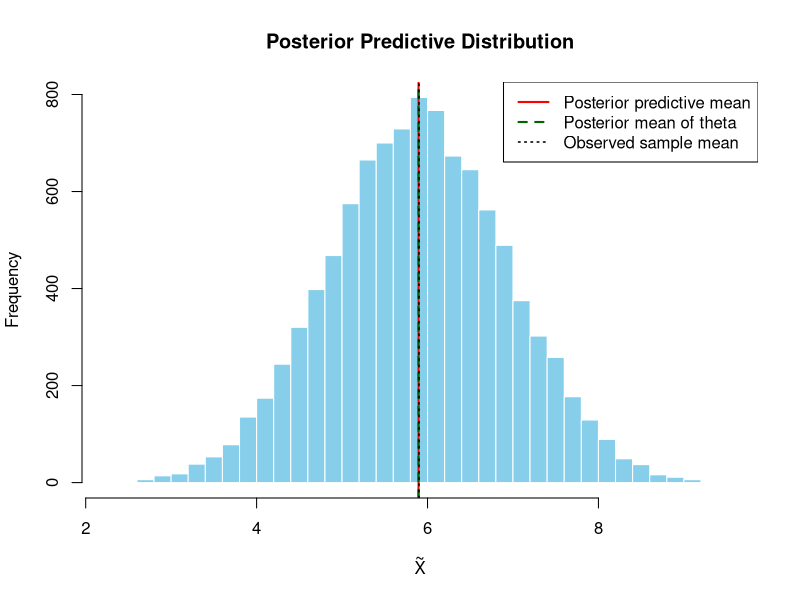

Generate this figure with R:
set.seed(123)

# Observed data
x <- c(5,6,7,5,6,6,7,5,6,6)
n <- length(x)
x_bar <- mean(x)
sigma2 <- 1
sigma <- sqrt(sigma2)

# Hyperpriors
mu0 <- 0
sigma_mu <- 100
scale_tau <- 5  # Half-Cauchy scale

# Number of Monte Carlo samples
n_sims <- 10000

# 1. Sample tau from Half-Cauchy
tau <- abs(rcauchy(n_sims, location = 0, scale = scale_tau))
tau2 <- tau^2

# 2. Sample mu from posterior conditional on tau and the data (marginalising theta)
# Xbar | mu, tau2 ~ N(mu, tau2 + sigma2/n)
mu_post_var <- 1 / ( 1/(tau2 + sigma2/n) + 1/sigma_mu^2 )
mu_post_mean <- mu_post_var * ( x_bar/(tau2 + sigma2/n) + mu0/sigma_mu^2 )
mu <- rnorm(n_sims, mean = mu_post_mean, sd = sqrt(mu_post_var))

# 3. Sample theta from its posterior given mu and tau2
theta_post_var <- 1 / ( n/sigma2 + 1/tau2 )
theta_post_mean <- theta_post_var * ( n*x_bar/sigma2 + mu/tau2 )
theta_samples <- rnorm(n_sims, mean = theta_post_mean, sd = sqrt(theta_post_var))

# 4. Posterior predictive samples
x_tilde_samples <- rnorm(n_sims, mean = theta_samples, sd = sigma)

# Posterior summaries
cat("Posterior mean of theta:         ", mean(theta_samples), "\n")
cat("Posterior SD of theta:           ", sd(theta_samples), "\n")
cat("Posterior mean of mu:            ", mean(mu), "\n")
cat("Posterior SD of mu:              ", sd(mu), "\n")
cat("Posterior predictive mean of ~X:  ", mean(x_tilde_samples), "\n")
cat("Posterior predictive SD of ~X:    ", sd(x_tilde_samples), "\n")
cat("Posterior mean of tau:           ", mean(tau), "\n")
cat("Posterior SD of tau:             ", sd(tau), "\n")

# Plot: single histogram + vertical lines + legend
hist(x_tilde_samples, breaks = 50,
     main = "Posterior Predictive Distribution",
     xlab = expression(tilde(X)),
     col = "skyblue", border = "white",
     xlim = range(c(x, x_tilde_samples)))

# add lines:
abline(v = mean(x_tilde_samples), col = "red", lwd = 2)            # posterior predictive mean
abline(v = mean(theta_samples), col = "darkgreen", lwd = 2, lty = 2) # posterior mean of theta
abline(v = x_bar, col = "black", lwd = 1.5, lty = 3)               # observed sample mean

legend("topright",
       legend = c("Posterior predictive mean", "Posterior mean of theta", "Observed sample mean"),
       col = c("red", "darkgreen", "black"),
       lwd = c(2,2,1.5),
       lty = c(1,2,3))
